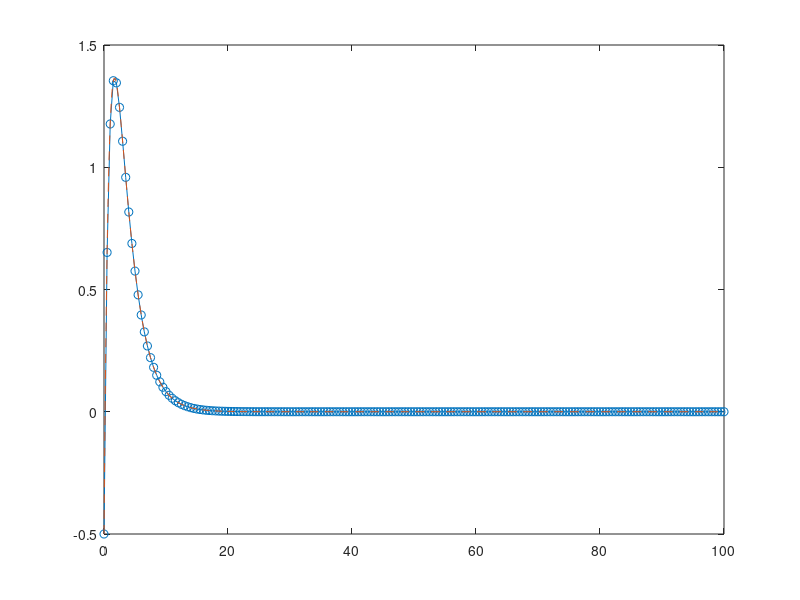

This figure's MATLAB source:
clc;                                   % Clears the screen
clear all;



h=0.5;                                             % step size
x = 0:h:100;                                         % Calculates upto y(3)
Y = zeros(1,length(x)); 
%y(1) = [-0.5;0.3;0.2];
y(1) = -0.5; % redo with other choices here. 
    % initial condition
F_xy = @(t,r) 3.*exp(-t)-0.4*r;                    % change the function as you desire
for i=1:(length(x)-1)                              % calculation loop
    k_1 = F_xy(x(i),y(i));
    k_2 = F_xy(x(i)+0.5*h,y(i)+0.5*h*k_1);
    k_3 = F_xy((x(i)+0.5*h),(y(i)+0.5*h*k_2));
    k_4 = F_xy((x(i)+h),(y(i)+k_3*h));
    y(i+1) = y(i) + (1/6)*(k_1+2*k_2+2*k_3+k_4)*h;  % main equation
  
end
% validate using a decent ODE integrator  
tspan = [0,100]; y0 = -0.5;
[tx, yx] = ode45(F_xy, tspan, y0)
plot(x,y,'o-', tx, yx, '--')